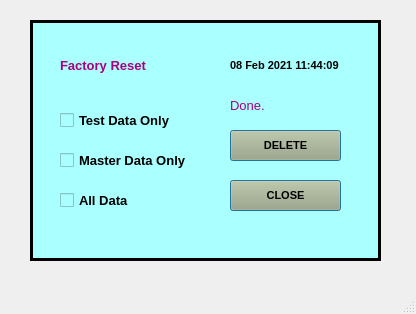
<?xml version="1.0" encoding="UTF-8"?>
<ui version="4.0">
 <class>MainWindow</class>
 <widget class="QMainWindow" name="MainWindow">
  <property name="geometry">
   <rect>
    <x>0</x>
    <y>0</y>
    <width>416</width>
    <height>314</height>
   </rect>
  </property>
  <property name="windowTitle">
   <string>MainWindow</string>
  </property>
  <widget class="QWidget" name="centralwidget">
   <widget class="QFrame" name="frame">
    <property name="geometry">
     <rect>
      <x>30</x>
      <y>20</y>
      <width>351</width>
      <height>241</height>
     </rect>
    </property>
    <property name="autoFillBackground">
     <bool>false</bool>
    </property>
    <property name="styleSheet">
     <string notr="true">background-color: rgb(170, 255, 255);
</string>
    </property>
    <property name="frameShape">
     <enum>QFrame::Box</enum>
    </property>
    <property name="frameShadow">
     <enum>QFrame::Plain</enum>
    </property>
    <property name="lineWidth">
     <number>3</number>
    </property>
    <widget class="QLabel" name="label">
     <property name="geometry">
      <rect>
       <x>200</x>
       <y>30</y>
       <width>111</width>
       <height>31</height>
      </rect>
     </property>
     <property name="font">
      <font>
       <family>Arial</family>
       <pointsize>8</pointsize>
       <weight>75</weight>
       <bold>true</bold>
      </font>
     </property>
     <property name="text">
      <string>08 Feb 2021 11:44:09</string>
     </property>
    </widget>
    <widget class="QLabel" name="label_2">
     <property name="geometry">
      <rect>
       <x>200</x>
       <y>70</y>
       <width>81</width>
       <height>31</height>
      </rect>
     </property>
     <property name="font">
      <font>
       <family>Arial</family>
       <pointsize>10</pointsize>
      </font>
     </property>
     <property name="styleSheet">
      <string notr="true">color: rgb(170, 0, 127);</string>
     </property>
     <property name="text">
      <string>Done.</string>
     </property>
    </widget>
    <widget class="QPushButton" name="pushButton_6">
     <property name="geometry">
      <rect>
       <x>200</x>
       <y>110</y>
       <width>111</width>
       <height>31</height>
      </rect>
     </property>
     <property name="font">
      <font>
       <family>Arial</family>
       <pointsize>8</pointsize>
       <weight>75</weight>
       <bold>true</bold>
      </font>
     </property>
     <property name="styleSheet">
      <string notr="true">background-color: rgb(170, 170, 127);
</string>
     </property>
     <property name="text">
      <string>DELETE</string>
     </property>
     <property name="autoDefault">
      <bool>true</bool>
     </property>
     <property name="default">
      <bool>true</bool>
     </property>
     <property name="flat">
      <bool>false</bool>
     </property>
    </widget>
    <widget class="QPushButton" name="pushButton_8">
     <property name="geometry">
      <rect>
       <x>200</x>
       <y>160</y>
       <width>111</width>
       <height>31</height>
      </rect>
     </property>
     <property name="font">
      <font>
       <family>Arial</family>
       <pointsize>8</pointsize>
       <weight>75</weight>
       <bold>true</bold>
      </font>
     </property>
     <property name="styleSheet">
      <string notr="true">background-color: rgb(170, 170, 127);
</string>
     </property>
     <property name="text">
      <string>CLOSE</string>
     </property>
     <property name="autoDefault">
      <bool>true</bool>
     </property>
     <property name="default">
      <bool>true</bool>
     </property>
     <property name="flat">
      <bool>false</bool>
     </property>
    </widget>
    <widget class="QLabel" name="label_4">
     <property name="geometry">
      <rect>
       <x>30</x>
       <y>30</y>
       <width>101</width>
       <height>31</height>
      </rect>
     </property>
     <property name="font">
      <font>
       <family>Arial</family>
       <pointsize>10</pointsize>
       <weight>75</weight>
       <bold>true</bold>
      </font>
     </property>
     <property name="styleSheet">
      <string notr="true">color: rgb(170, 0, 127);</string>
     </property>
     <property name="text">
      <string>Factory Reset</string>
     </property>
    </widget>
    <widget class="QCheckBox" name="checkBox">
     <property name="geometry">
      <rect>
       <x>30</x>
       <y>80</y>
       <width>141</width>
       <height>41</height>
      </rect>
     </property>
     <property name="font">
      <font>
       <family>Arial</family>
       <pointsize>10</pointsize>
       <weight>75</weight>
       <bold>true</bold>
      </font>
     </property>
     <property name="text">
      <string>Test Data Only</string>
     </property>
    </widget>
    <widget class="QCheckBox" name="checkBox_2">
     <property name="geometry">
      <rect>
       <x>30</x>
       <y>120</y>
       <width>141</width>
       <height>41</height>
      </rect>
     </property>
     <property name="font">
      <font>
       <family>Arial</family>
       <pointsize>10</pointsize>
       <weight>75</weight>
       <bold>true</bold>
      </font>
     </property>
     <property name="text">
      <string>Master Data Only</string>
     </property>
    </widget>
    <widget class="QCheckBox" name="checkBox_3">
     <property name="geometry">
      <rect>
       <x>30</x>
       <y>160</y>
       <width>141</width>
       <height>41</height>
      </rect>
     </property>
     <property name="font">
      <font>
       <family>Arial</family>
       <pointsize>10</pointsize>
       <weight>75</weight>
       <bold>true</bold>
      </font>
     </property>
     <property name="text">
      <string>All Data</string>
     </property>
    </widget>
   </widget>
  </widget>
  <widget class="QMenuBar" name="menubar">
   <property name="geometry">
    <rect>
     <x>0</x>
     <y>0</y>
     <width>416</width>
     <height>21</height>
    </rect>
   </property>
  </widget>
  <widget class="QStatusBar" name="statusbar"/>
 </widget>
 <resources/>
 <connections/>
</ui>
